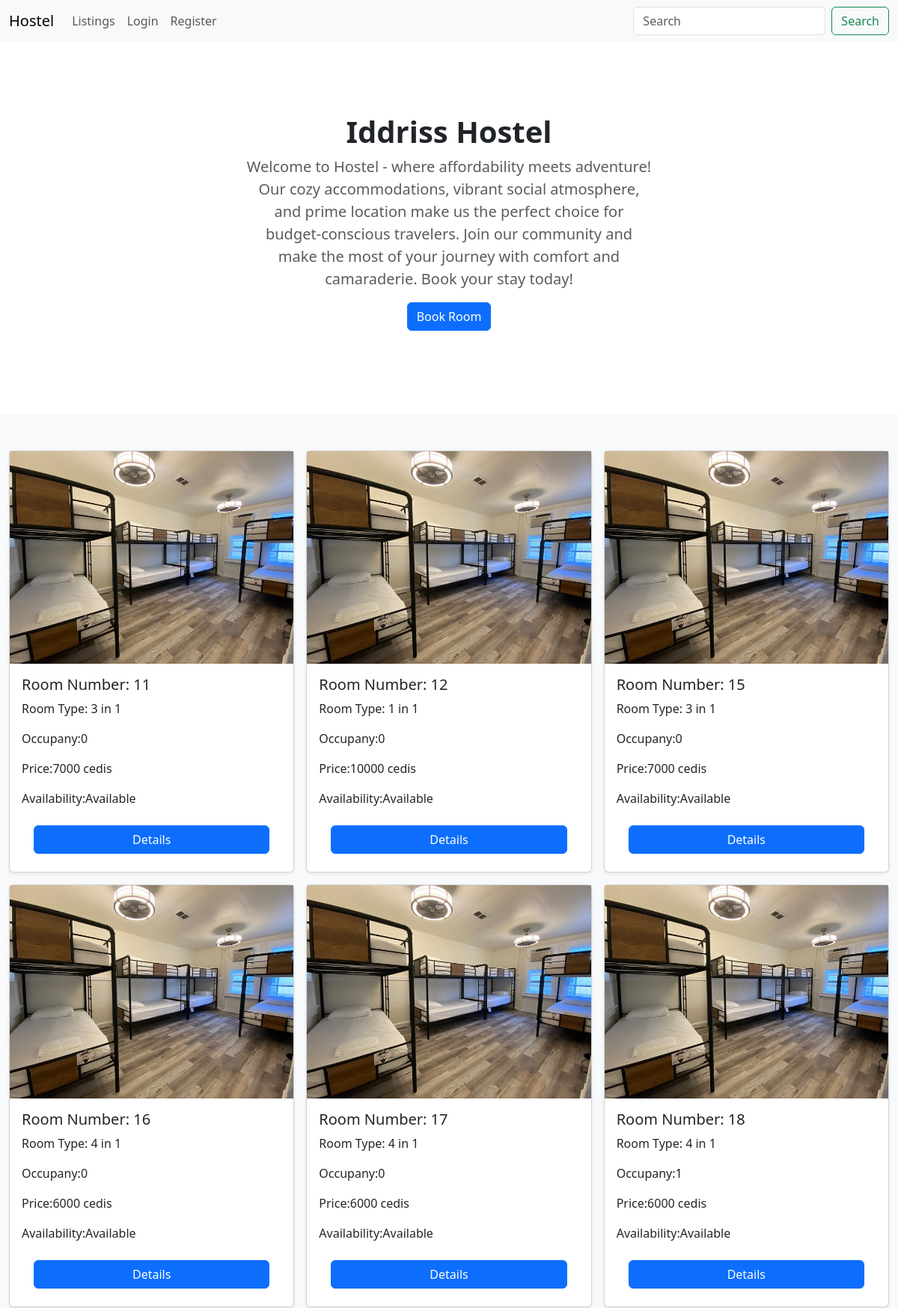
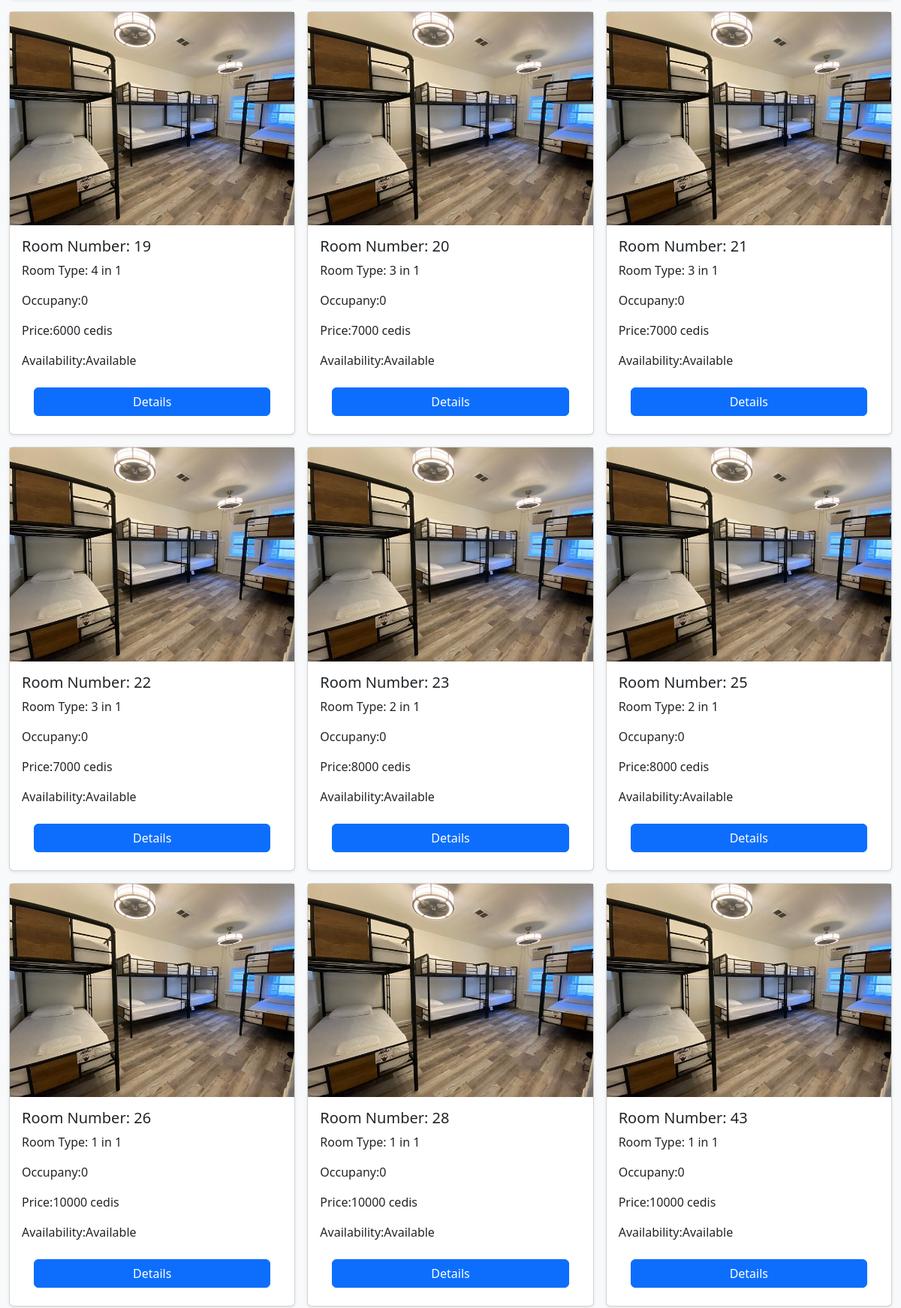
The page / (upper part) on the database its author committed (2 pictures, top to bottom).
### room/models.py (models this page shows, shortened)
class Room(models.Model):
    room_type = models.CharField(max_length=20)
    price = models.IntegerField()
    occupancy = models.IntegerField()
    availability = models.CharField(max_length=20)

### room/views.py (the view)
# urls.py: 2. Add a URL to urlpatterns:  path('', views.home, name='home')
def home(request):
    try:
        rooms = Room.objects.filter(availability__startswith = 'available')
    except Exception as e:
        print(f"An error occurred : {e}")
    return render(request, 'base.html', {'room_data': rooms})

### room/templates/base.html (shortened to what this page needs)
<!DOCTYPE html>
<html lang="en">
<head>
    <link rel="stylesheet" href="https://cdn.jsdelivr.net/npm/bootstrap@5.3.2/dist/css/bootstrap.min.css">
</head>
<body>
    <header>
        <nav class="navbar navbar-expand-lg bg-body-tertiary">
            <div class="container-fluid">
              <a class="navbar-brand" href="{% url "home" %}">Hostel</a>
              <div class="collapse navbar-collapse" id="navbarTogglerDemo03">
                <ul class="navbar-nav me-auto mb-2 mb-lg-0">
                  <li class="nav-item">
                    <a class="nav-link" href="{% url "listings" %}">Listings</a>
                  </li>
                  {% if user.is_authenticated %}
                  <li class="nav-item">
                    <a class="nav-link fw-bold" href="#">Hi, {{user.username}}</a>
                  </li>
                  <li class="nav-item">
                    <a class="nav-link" href="{% url "logout" %}">Logout</a>
                  </li>
                  {% else %}
                  <li class="nav-item">
                    <a class="nav-link" href="{% url "login" %}">Login</a>
                  </li>
                  <li class="nav-item">
                    <a class="nav-link" href="{% url "register" %}">Register</a>
                  </li>
                  {% endif %}
                </ul>
                <form class="d-flex" role="search">
                  <input class="form-control me-2" type="search" placeholder="Search" aria-label="Search">
                  <button class="btn btn-outline-success" type="submit">Search</button>
                </form>
              </div>
            </div>
          </nav>
    </header>
    <main>
        {% block content %}
        <main>
            <section class="py-5 text-center container">
              <div class="row py-lg-5">
                <div class="col-lg-6 col-md-8 mx-auto">
                  <h1 class="fw-bold">Iddriss Hostel</h1>
                  <p class="lead text-body-secondary">Welcome to Hostel - where affordability meets adventure! Our cozy accommodations, vibrant social atmosphere, and prime location make us the perfect choice for budget-conscious travelers. Join our community and make the most of your journey with comfort and camaraderie. Book your stay today!</p>
                  <p>
                    <a href="{% url "listings" %}" class="btn btn-primary">Book Room</a>
                  </p>
                </div>
              </div>
            </section>
            <div class="album py-5 bg-body-tertiary">
              <div class="container-fluid">
                <div class="row row-cols-1 row-cols-sm-2 row-cols-md-3 g-3">
                  {% for room in room_data %}
                    <div class="col">
                      <div class="card shadow-sm">
                        {% load static %}
                        <img src="{% static 'images/listings_image.jpg'%}" alt="">
                        <div class="card-body">
                          <h5 class="card-title">Room Number: {{room.id}}</h5>
                            <p class="card-text">Room Type: {{room.room_type}}</p>
                            <p class="card-text">Occupany:{{room.occupancy}}</p>
                            <p class="card-text">Price:{{room.price}} cedis</p>
                            <p class="card-text">Availability:{{room.availability}}</p>
                          <div class="d-flex justify-content-between align-items-center">
                            <div class="card-footer col-12 border-0" style="background-color: white;">
                              <a href="{% url 'room_detail' room.id %}" class="btn btn-primary col-lg-12">Details</a>
                            </div>
                          </div>
                        </div>
                      </div>
                    </div>
                  {% endfor %}
                </div>
              </div>
            </div>
          </main>
        {% endblock content %}
    </main>
</body>
</html>

### rows shown on the page
Room: id "11", room_type "3 in 1", occupancy "0", price "7000", availability "Available"
Room: id "12", room_type "1 in 1", occupancy "0", price "10000", availability "Available"
Room: id "15", room_type "3 in 1", occupancy "0", price "7000", availability "Available"
Room: id "16", room_type "4 in 1", occupancy "0", price "6000", availability "Available"
Room: id "17", room_type "4 in 1", occupancy "0", price "6000", availability "Available"
Room: id "18", room_type "4 in 1", occupancy "1", price "6000", availability "Available"
Room: id "19", room_type "4 in 1", occupancy "0", price "6000", availability "Available"
Room: id "20", room_type "3 in 1", occupancy "0", price "7000", availability "Available"
Room: id "21", room_type "3 in 1", occupancy "0", price "7000", availability "Available"
Room: id "22", room_type "3 in 1", occupancy "0", price "7000", availability "Available"
Room: id "23", room_type "2 in 1", occupancy "0", price "8000", availability "Available"
Room: id "25", room_type "2 in 1", occupancy "0", price "8000", availability "Available"
Room: id "26", room_type "1 in 1", occupancy "0", price "10000", availability "Available"
Room: id "28", room_type "1 in 1", occupancy "0", price "10000", availability "Available"
Room: id "43", room_type "1 in 1", occupancy "0", price "10000", availability "Available"
